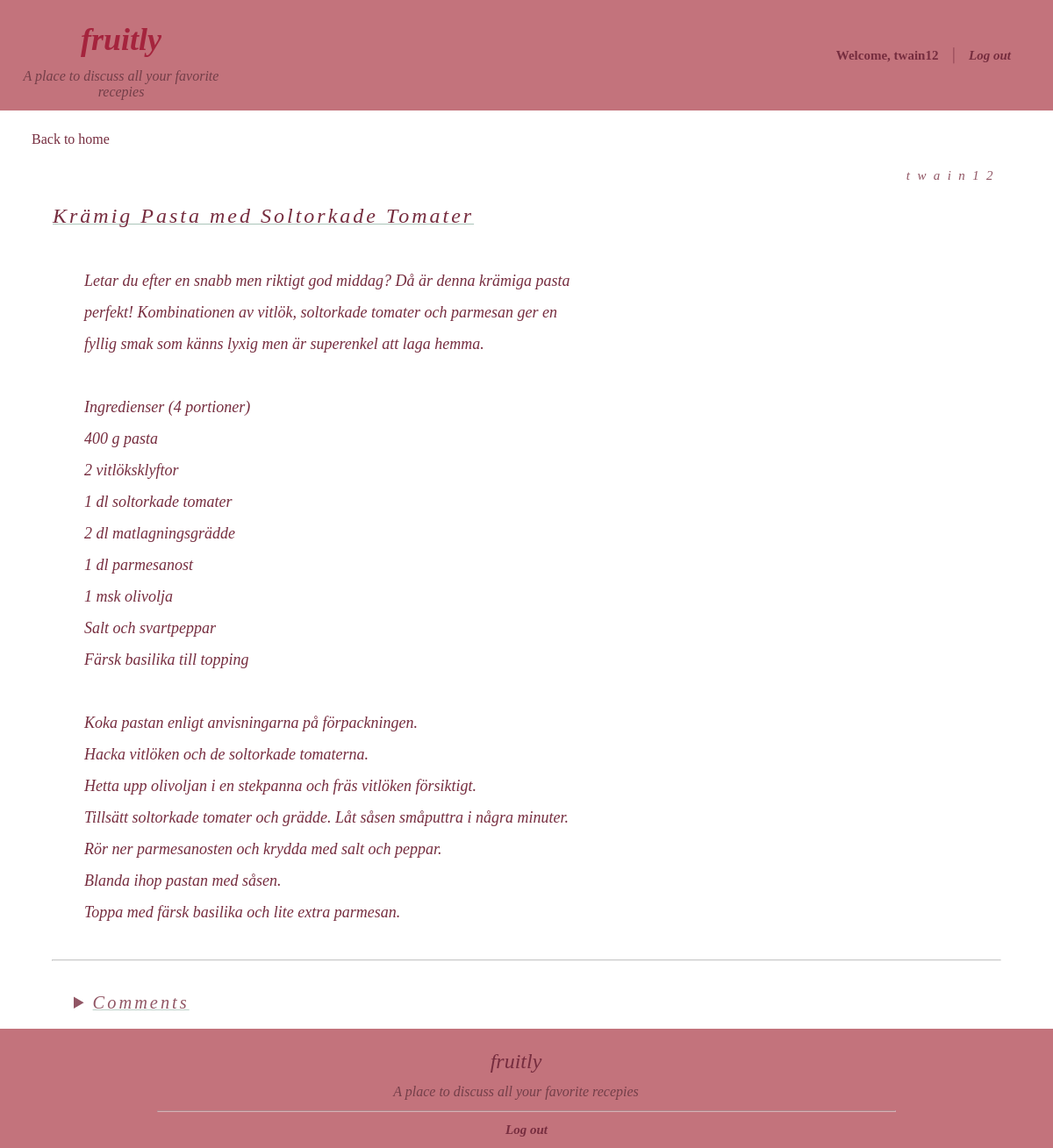
Screenshot of /post.php?id=1 (signed in) with the database file from the repository.
### tables this page shows
CREATE TABLE posts (
id INTEGER PRIMARY KEY AUTOINCREMENT,
title TEXT NOT NULL,
content TEXT NOT NULL,
user_id INTEGER NOT NULL,
FOREIGN KEY (user_id) REFERENCES users(id)
);

CREATE TABLE users(
id INTEGER PRIMARY KEY AUTOINCREMENT,
username TEXT NOT NULL UNIQUE,
email TEXT NOT NULL UNIQUE,
password TEXT NOT NULL
);

### Include/model/DB.php (called while the page is built)
<?php
class DB
{
    private $pdo;
    public function __construct($path)
    {
        $this->pdo = new PDO('sqlite:' . $path);
    }
    public function getConnection()
    {
        return $this->pdo;
    }
}

### Include/model/Post.php (called while the page is built, shortened)
<?php
class Post
{
    public static function getById($db, $id)
    {
        $stmt = $db->getConnection()->prepare('SELECT posts.*, users.username
        FROM posts
        JOIN users ON posts.user_id = users.id
        WHERE posts.id = ?');
        $stmt->execute([$id]);
        $post = $stmt->fetch();
        return $post;
    }
}

### Include/View/post.php (the view, shortened to what this page needs)
<?php
$id = $_GET['id'];
$post = Post::getById($db, $id);
?>
<body>
    <a href="home.php" class="back_button">
        <p class="back_text">
            Back to home
        </p>
    </a>
    <div>
        <p class="post_name">
            <?= $post['username'] ?>
        </p>
    </div>
    <div>
        <p class="post_title">
            <?= $post['title'] ?>
        </p>
    </div>
    <div class="content_box">
        <p class="post_content">
            <?= nl2br(htmlspecialchars($post['content'])) ?>
        </p>
    </div>
    <hr class="divider">
    <details>
        <summary>
            Comments
        </summary>
    </details>
</body>

### style/headerstyle.css (style rules this page uses)
.clearfix::after { content: ""; clear: both; display: table; }
* { margin: 0%; }

### style/footerstyle.css (style rules this page uses)
* { margin: 0%; }

### style/post.css (style rules this page uses)
.post_name { font-size: 1.25vw; font-style: italic; color: #762D3F; letter-spacing: 0.7vw; margin: 2vw 5vw 2vw 5vw; opacity: 80%; cursor: default; text-align: right; }
.post_title { font-size: 2vw; font-style: italic; color: #762D3F; letter-spacing: 0.25vw; padding-bottom: 1.5vw; padding-left: 5vw; text-decoration-line: underline; text-decoration-style: solid; text-decoration-color: #ABC4BA; text-decoration-thickness: 0.1vw; cursor: default; }
.post_content { font-size: 1.5vw; color: #762D3F; font-style: oblique; padding-left: 2vw; line-height: 200%; cursor: default; }
.content_box { width: 50vw; margin-left: 6vw; margin-top: 2vw; margin-bottom: 3vw; }
details>summary { font-size: 1.7vw; font-style: italic; color: #762D3F; letter-spacing: 0.25vw; padding-bottom: 1.5vw; padding-left: 7vw; margin-top: 3vw; text-decoration-line: underline; text-decoration-style: solid; text-decoration-color: #ABC4BA; opacity: 80%; text-decoration-thickness: 0.1vw; cursor: pointer; }
.divider { color: #ABC4BA; opacity: 55%; width: 90%; margin: auto; }

### style/comments.css (style rules this page uses)
::placeholder { letter-spacing: 7%; color: #762D3F; font-style: oblique; font-family: 'Times New Roman', Times, serif; font-size: 1.2vw; }
.divider { color: #ABC4BA; opacity: 55%; width: 90%; margin: auto; }
.back_text { transition: all 0.5s; cursor: pointer; display: inline-block; position: relative; padding-left: 3vw; color: #762D3F; margin-top: 2vw; }
.back_text::after { content: "←"; position: absolute; opacity: 0; left: 2vw; transition: 0.5s; }

### rows the page displays
posts: user.username "twain12", title "Krämig Pasta med Soltorkade Tomater", content "Letar du efter en snabb men riktigt god middag? Då är denna krämiga pasta perfekt! Kombinationen av vitlök, soltorkade tomater och parmesan ger en fyllig smak som känns lyxig men är superenkel att laga hemma. Ingredienser (4 portioner) 400 g pasta 2 vitlöksklyftor 1 dl soltorkade tomater 2 dl matlagningsgrädde 1 dl parmesanost 1 msk olivolja Salt och svartpeppar Färsk basilika till topping Koka pastan enligt anvisningarna på förpackningen. Hacka vitlöken och de soltorkade tomaterna. Hetta upp olivoljan i en stekpanna och fräs vitlöken försiktigt. Tillsätt soltorkade tomater och grädde. Låt såsen småputtra i några minuter. Rör ner parmesanosten och krydda med salt och peppar. Blanda ihop…"

### other values shown
$_SESSION['user']['username'] "twain12"
